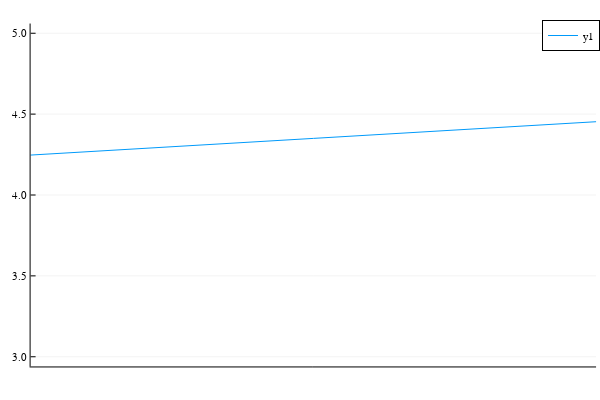

Here is the notebook cell this chart was saved with:
### Code cell
plot([1,2,3],[3,4,5])

### Figure 1 — Plotly figure (JSON) as saved in the notebook; plotly's stock layout.template omitted (floating-point values rounded to 4 significant figures)
{"data": [{"colorbar": {"title": {"text": ""}}, "legendgroup": "y1", "line": {"color": "rgba(0, 154, 250, 1.000)", "dash": "solid", "shape": "linear", "width": 1}, "mode": "lines", "name": "y1", "showlegend": true, "type": "scatter", "x": [1, 2, 3], "xaxis": "x", "y": [3, 4, 5], "yaxis": "y", "zmax": null, "zmin": null}], "layout": {"annotations": [], "height": 400, "legend": {"bgcolor": "rgba(255, 255, 255, 1.000)", "bordercolor": "rgba(0, 0, 0, 1)", "borderwidth": 1, "font": {"color": "rgba(0, 0, 0, 1)", "family": "sans-serif", "size": 11}, "title": {"font": {"color": "rgba(0, 0, 0, 1)", "family": "sans-serif", "size": 15}, "text": ""}, "tracegroupgap": 0, "traceorder": "normal", "x": 1, "xanchor": "auto", "y": 1, "yanchor": "auto"}, "margin": {"b": 20, "l": 0, "r": 0, "t": 20}, "paper_bgcolor": "rgba(255, 255, 255, 1.000)", "plot_bgcolor": "rgba(255, 255, 255, 1.000)", "showlegend": true, "width": 600, "xaxis": {"anchor": "y", "autorange": false, "domain": [0.05101, 0.9934], "gridcolor": "rgba(0, 0, 0, 0.1)", "gridwidth": 0.5, "linecolor": "rgba(0, 0, 0, 1)", "mirror": false, "range": [2.247, 2.453], "showgrid": true, "showline": true, "showticklabels": true, "tickangle": 0, "tickcolor": "rgb(0, 0, 0)", "tickfont": {"color": "rgba(0, 0, 0, 1)", "family": "sans-serif", "size": 11}, "tickmode": "array", "ticks": "inside", "ticktext": ["1.0", "1.5", "2.0", "2.5", "3.0"], "tickvals": [1, 1.5, 2, 2.5, 3], "title": {"font": {"color": "rgba(0, 0, 0, 1)", "family": "sans-serif", "size": 15}, "text": ""}, "type": "linear", "visible": true, "zeroline": false, "zerolinecolor": "rgba(0, 0, 0, 1)"}, "yaxis": {"anchor": "x", "domain": [0.03762, 0.9902], "gridcolor": "rgba(0, 0, 0, 0.1)", "gridwidth": 0.5, "linecolor": "rgba(0, 0, 0, 1)", "mirror": false, "range": [2.94, 5.06], "showgrid": true, "showline": true, "showticklabels": true, "tickangle": 0, "tickcolor": "rgb(0, 0, 0)", "tickfont": {"color": "rgba(0, 0, 0, 1)", "family": "sans-serif", "size": 11}, "tickmode": "array", "ticks": "inside", "ticktext": ["3.0", "3.5", "4.0", "4.5", "5.0"], "tickvals": [3, 3.5, 4, 4.5, 5], "title": {"font": {"color": "rgba(0, 0, 0, 1)", "family": "sans-serif", "size": 15}, "text": ""}, "type": "linear", "visible": true, "zeroline": false, "zerolinecolor": "rgba(0, 0, 0, 1)"}}}
